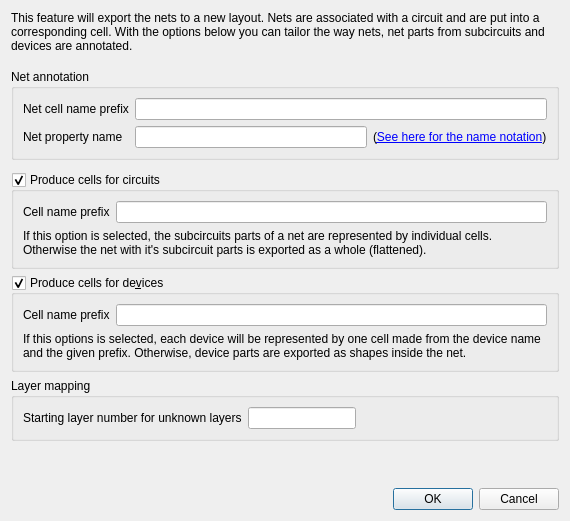
<?xml version="1.0" encoding="UTF-8"?>
<ui version="4.0">
 <class>NetExportDialog</class>
 <widget class="QDialog" name="NetExportDialog">
  <property name="geometry">
   <rect>
    <x>0</x>
    <y>0</y>
    <width>570</width>
    <height>521</height>
   </rect>
  </property>
  <property name="windowTitle">
   <string>Export Net Options</string>
  </property>
  <layout class="QGridLayout" name="gridLayout">
   <item row="4" column="1" colspan="2">
    <widget class="QFrame" name="frame">
     <property name="frameShape">
      <enum>QFrame::NoFrame</enum>
     </property>
     <property name="frameShadow">
      <enum>QFrame::Raised</enum>
     </property>
     <layout class="QHBoxLayout" name="horizontalLayout">
      <property name="leftMargin">
       <number>0</number>
      </property>
      <property name="topMargin">
       <number>0</number>
      </property>
      <property name="rightMargin">
       <number>0</number>
      </property>
      <property name="bottomMargin">
       <number>0</number>
      </property>
     </layout>
    </widget>
   </item>
   <item row="9" column="0" colspan="3">
    <widget class="QGroupBox" name="groupBox_2">
     <property name="title">
      <string>Layer mapping</string>
     </property>
     <layout class="QGridLayout" name="gridLayout_5">
      <item row="0" column="1">
       <widget class="QLineEdit" name="layernum">
        <property name="sizePolicy">
         <sizepolicy hsizetype="Fixed" vsizetype="Fixed">
          <horstretch>0</horstretch>
          <verstretch>0</verstretch>
         </sizepolicy>
        </property>
       </widget>
      </item>
      <item row="0" column="0">
       <widget class="QLabel" name="label_7">
        <property name="text">
         <string>Starting layer number for unknown layers</string>
        </property>
       </widget>
      </item>
      <item row="0" column="2">
       <spacer name="horizontalSpacer">
        <property name="orientation">
         <enum>Qt::Horizontal</enum>
        </property>
        <property name="sizeHint" stdset="0">
         <size>
          <width>40</width>
          <height>20</height>
         </size>
        </property>
       </spacer>
      </item>
     </layout>
    </widget>
   </item>
   <item row="10" column="0" colspan="3">
    <spacer name="verticalSpacer_4">
     <property name="orientation">
      <enum>Qt::Vertical</enum>
     </property>
     <property name="sizeType">
      <enum>QSizePolicy::Expanding</enum>
     </property>
     <property name="sizeHint" stdset="0">
      <size>
       <width>20</width>
       <height>10</height>
      </size>
     </property>
    </spacer>
   </item>
   <item row="1" column="0" colspan="3">
    <spacer name="verticalSpacer_5">
     <property name="orientation">
      <enum>Qt::Vertical</enum>
     </property>
     <property name="sizeType">
      <enum>QSizePolicy::Fixed</enum>
     </property>
     <property name="sizeHint" stdset="0">
      <size>
       <width>20</width>
       <height>10</height>
      </size>
     </property>
    </spacer>
   </item>
   <item row="12" column="0" colspan="3">
    <widget class="QDialogButtonBox" name="buttonBox">
     <property name="standardButtons">
      <set>QDialogButtonBox::Cancel|QDialogButtonBox::Ok</set>
     </property>
    </widget>
   </item>
   <item row="0" column="0" colspan="3">
    <widget class="QLabel" name="label_6">
     <property name="text">
      <string>This feature will export the nets to a new layout. Nets are associated with a circuit and are put into a corresponding cell. With the options below you can tailor the way nets, net parts from subcircuits and devices are annotated.</string>
     </property>
     <property name="wordWrap">
      <bool>true</bool>
     </property>
    </widget>
   </item>
   <item row="7" column="0" colspan="3">
    <widget class="QGroupBox" name="produce_device_cells_cb">
     <property name="title">
      <string>Produce cells for de&amp;vices</string>
     </property>
     <property name="checkable">
      <bool>true</bool>
     </property>
     <layout class="QGridLayout" name="gridLayout_4">
      <item row="0" column="1">
       <widget class="QLineEdit" name="device_cell_prefix"/>
      </item>
      <item row="0" column="0">
       <widget class="QLabel" name="label_3">
        <property name="text">
         <string>Cell name prefix</string>
        </property>
       </widget>
      </item>
      <item row="1" column="0" colspan="2">
       <widget class="QLabel" name="label_4">
        <property name="text">
         <string>If this options is selected, each device will be represented by one cell made from the device name and the given prefix. Otherwise, device parts are exported as shapes inside the net.</string>
        </property>
        <property name="wordWrap">
         <bool>true</bool>
        </property>
       </widget>
      </item>
     </layout>
    </widget>
   </item>
   <item row="2" column="0" colspan="3">
    <widget class="QGroupBox" name="groupBox">
     <property name="title">
      <string>Net annotation</string>
     </property>
     <layout class="QGridLayout" name="gridLayout_2">
      <item row="0" column="0">
       <widget class="QLabel" name="label_5">
        <property name="text">
         <string>Net cell name prefix</string>
        </property>
       </widget>
      </item>
      <item row="1" column="0">
       <widget class="QLabel" name="label_9">
        <property name="text">
         <string>Net property name</string>
        </property>
       </widget>
      </item>
      <item row="1" column="1">
       <widget class="QLineEdit" name="net_propname"/>
      </item>
      <item row="1" column="2">
       <widget class="QLabel" name="help_label">
        <property name="text">
         <string>&lt;html&gt;&lt;body&gt;(&lt;a href=&quot;int:/about/variant_notation.xml&quot;&gt;See here for the name notation&lt;/a&gt;)&lt;/body&gt;&lt;/html&gt;</string>
        </property>
       </widget>
      </item>
      <item row="0" column="1" colspan="2">
       <widget class="QLineEdit" name="net_cell_prefix"/>
      </item>
     </layout>
    </widget>
   </item>
   <item row="5" column="0" colspan="3">
    <widget class="QGroupBox" name="produce_circuit_cells_cb">
     <property name="title">
      <string>Produce cells for circuits</string>
     </property>
     <property name="checkable">
      <bool>true</bool>
     </property>
     <layout class="QGridLayout" name="gridLayout_3">
      <item row="0" column="0">
       <widget class="QLabel" name="label_2">
        <property name="text">
         <string>Cell name prefix</string>
        </property>
       </widget>
      </item>
      <item row="0" column="1">
       <widget class="QLineEdit" name="circuit_cell_prefix"/>
      </item>
      <item row="1" column="0" colspan="2">
       <widget class="QLabel" name="label">
        <property name="text">
         <string>If this option is selected, the subcircuits parts of a net are represented by individual cells. Otherwise the net with it's subcircuit parts is exported as a whole (flattened).</string>
        </property>
        <property name="wordWrap">
         <bool>true</bool>
        </property>
       </widget>
      </item>
     </layout>
    </widget>
   </item>
  </layout>
 </widget>
 <tabstops>
  <tabstop>net_cell_prefix</tabstop>
  <tabstop>net_propname</tabstop>
  <tabstop>produce_circuit_cells_cb</tabstop>
  <tabstop>circuit_cell_prefix</tabstop>
  <tabstop>produce_device_cells_cb</tabstop>
  <tabstop>device_cell_prefix</tabstop>
  <tabstop>layernum</tabstop>
 </tabstops>
 <resources/>
 <connections>
  <connection>
   <sender>buttonBox</sender>
   <signal>accepted()</signal>
   <receiver>NetExportDialog</receiver>
   <slot>accept()</slot>
   <hints>
    <hint type="sourcelabel">
     <x>381</x>
     <y>284</y>
    </hint>
    <hint type="destinationlabel">
     <x>368</x>
     <y>299</y>
    </hint>
   </hints>
  </connection>
  <connection>
   <sender>buttonBox</sender>
   <signal>rejected()</signal>
   <receiver>NetExportDialog</receiver>
   <slot>reject()</slot>
   <hints>
    <hint type="sourcelabel">
     <x>461</x>
     <y>285</y>
    </hint>
    <hint type="destinationlabel">
     <x>442</x>
     <y>298</y>
    </hint>
   </hints>
  </connection>
 </connections>
</ui>
